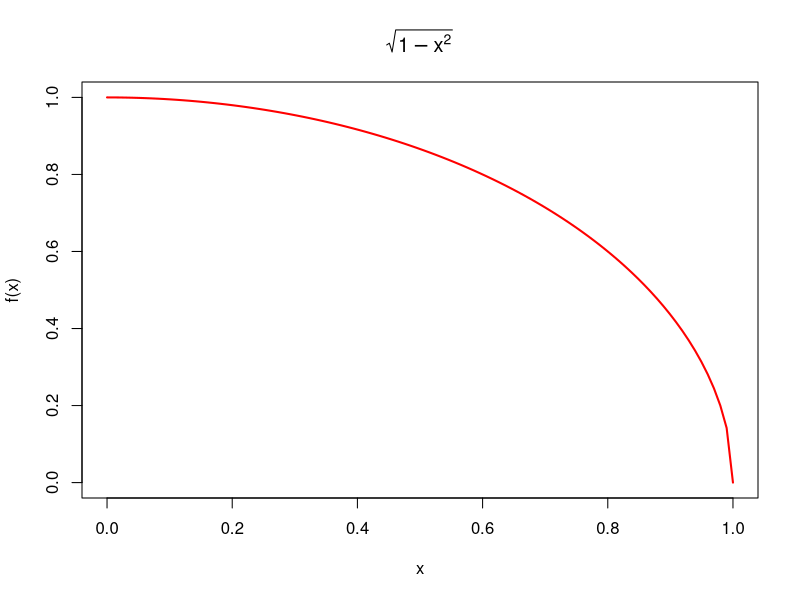
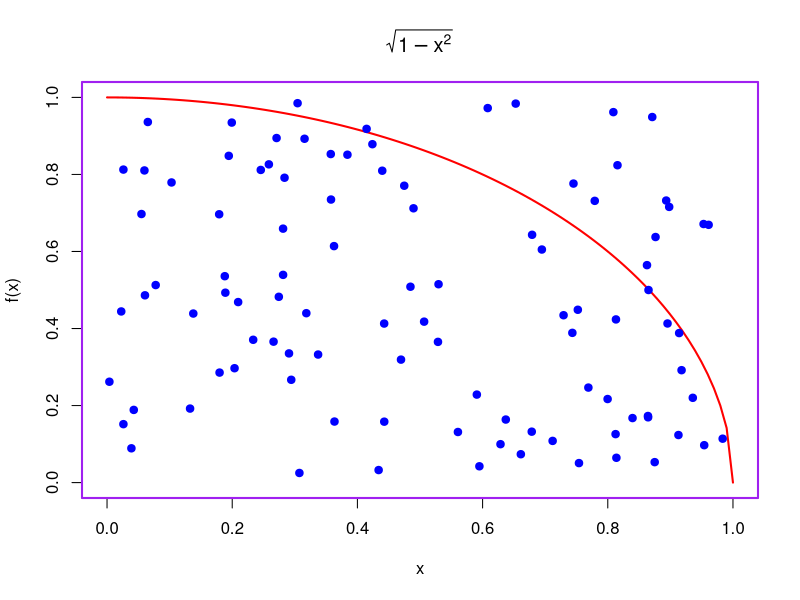
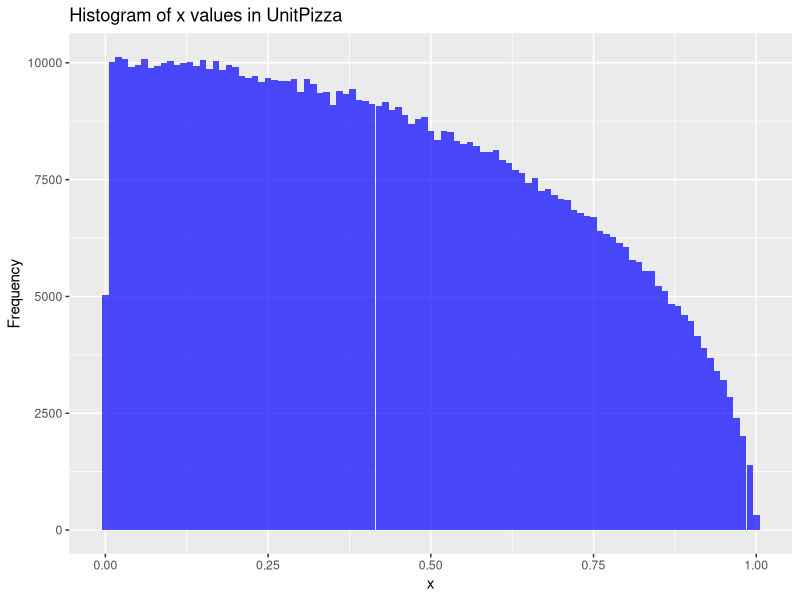
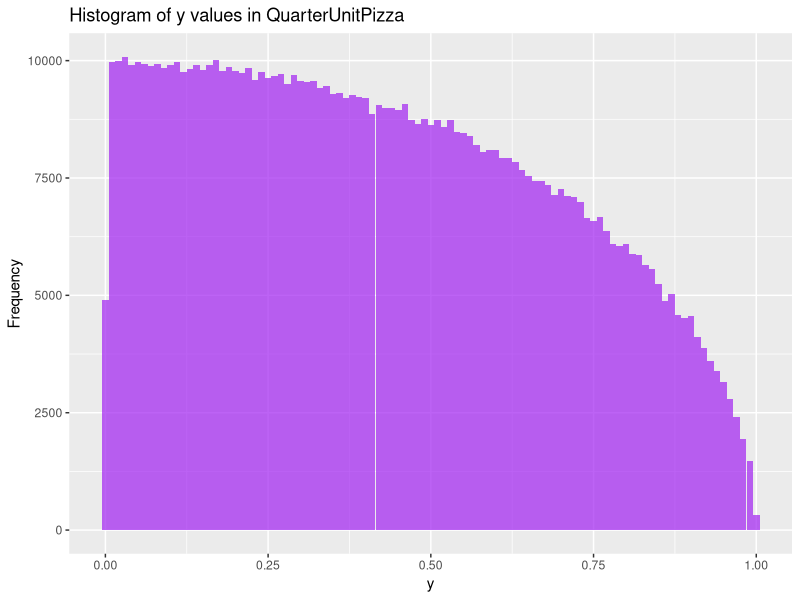

Write R code to recreate these figures, in order.
## ---- chunk 1
library(tidyverse)
library(ggplot2)
library(dplyr)

## ---- chunk 2
# Define the function
curve <- function(x) {
  sqrt(1 - x^2)
}

# Create a sequence of x values from 0 to 1
x <- seq(0, 1, length.out = 100)

# Compute the corresponding y values
y <- curve(x)

# Plot the function
plot(x, y, type = "l", col = "red", lwd = 2, 
     xlab = "x", ylab = "f(x)", 
     main = expression(sqrt(1 - x^2)))

## ---- chunk 3

#creating bivariate sequences

y1 <- runif(100, min = 0, max = 1)
x1 <- runif(100, min = 0, max = 1)

# adding points to the function

plot(x, y, type = "l", col = "red", lwd = 2, 
     xlab = "x", ylab = "f(x)", 
     main = expression(sqrt(1 - x^2)))+
  points(x1, y1, col = "blue", pch = 19)+
  box(col = "purple", lwd = 2)


## ---- chunk 4
set.seed(123)  # For reproducibility


#Generate 10 random points 

px <- runif(10, min = 0 , max = 1)
py <- runif(10, min = 0, max = 1 )

pxy <- data.frame(px, py)
print(pxy)

# Function to generate UnitPizza random variables that fit the parameters
unit_pizza <- function(n) {
  x <- runif(n, 0, 1)
  y <- runif(n, 0, 1)
  df <- data.frame(x = x, y = y)
  df <- df[(x^2 + y^2) <= 1, ]
  return(df)
}


# Generate and print 10 random variables
df_10 <- unit_pizza(10)
print(df_10)


# Generate 1,000,000 random variables
df_1M <- unit_pizza(1000000)

# Plot histogram of x and y values
ggplot(df_1M, aes(x = x)) +
  geom_histogram(binwidth = 0.01, fill = "blue", alpha = 0.7) +
  labs(title = "Histogram of x values in UnitPizza",
       x = "x",
       y = "Frequency")

ggplot(df_1M, aes(x = y)) +
  geom_histogram(binwidth = 0.01, fill = "purple", alpha = 0.7) +
  labs(title = "Histogram of y values in QuarterUnitPizza",
       x = "y",
       y = "Frequency")


## ---- chunk 5

# Assuming you have already filtered your samples
# PI is the number of points inside the quarter circle
# PG is the total number of points generated

px2 <- runif(1000000, min = 0 , max = 1)
py2 <- runif(1000000, min = 0, max = 1 )

pxy2 <- data.frame(px2, py2)

filtered_pxy2 <- unit_pizza(1000000)

estimate_pi_filtered <- function(PI, PG) {
  pi_estimate <- 4 * (PI / PG)
  return(pi_estimate)
}

nrow(filtered_pxy2)

# Defining the parameters for the loop
PI <- nrow(filtered_pxy2)  # Number of points inside the quarter circle
PG <- nrow(pxy2)  # Total number of points generated
pi_estimate <- estimate_pi_filtered(PI, PG)
print(paste("Estimated value of π:", pi_estimate))


## ---- chunk 6

intfuns <- function(x){
  sqrt(1- x^2)
}

area <- integrate(intfuns, lower = 0, upper = 1)

pi_estamate2 <- area$value *4
print(paste("Estimated value of π:",pi_estamate2))

## ---- chunk 7

# FIXME

#this is for Var(x)
# mu should be the value u got from first integrate E(X-mu)^2, 

# values for the G section will be the filtered values from the unit circle. The values you get with mean and shit, the answer should be similar to the numbers you got in Question F

K <- integrate(intfuns, lower = 0 , upper = 1)$value

f_normalized <- function(x) {
  (1 / K) * (1 - x^2)^(-1/2)
}


E_X <- integrate(function(x) x * f_normalized(x), lower = 0, upper = 1)$value
E_X2 <- integrate(function(x) x^2 * f_normalized(x), lower = 0, upper = 1)$value
Var_X <- E_X2 - (E_X)^2

print(paste("E(X) =", E_X ))
print(paste("Var(X) =", Var_X ))


## ---- chunk 8

# FIX ME 
# accounting for the PDF
weights <- f_normalized(df_1M$x)

# Calculate the mean and variance that are normalized with the 1\k 
E_X_mc <- mean(df_1M$x * weights)
Var_X_mc <- var(df_1M$x * weights)

print(paste("E_X_mc =", E_X_mc))
print(paste("Var_X_mc =", Var_X_mc ))


